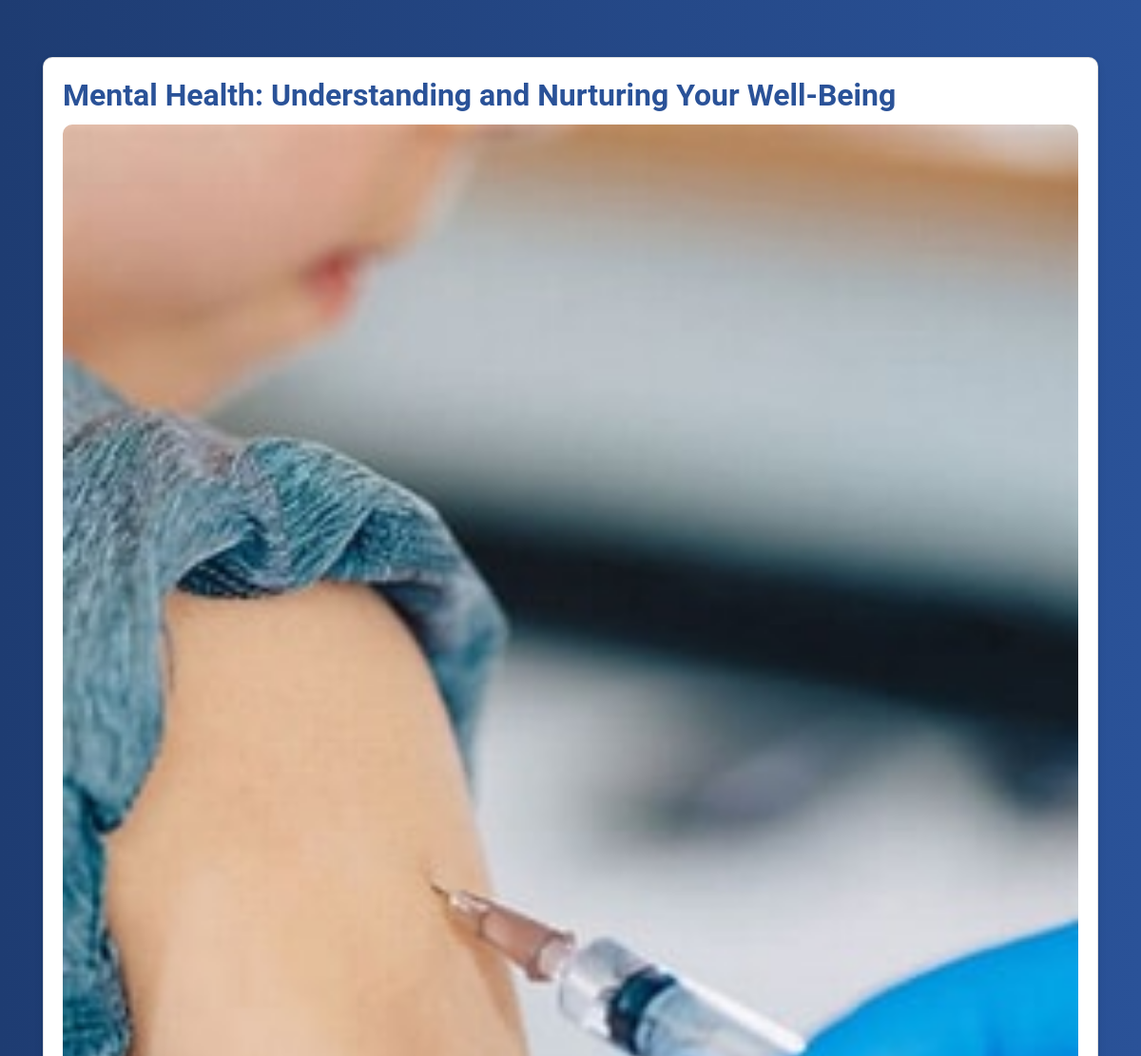
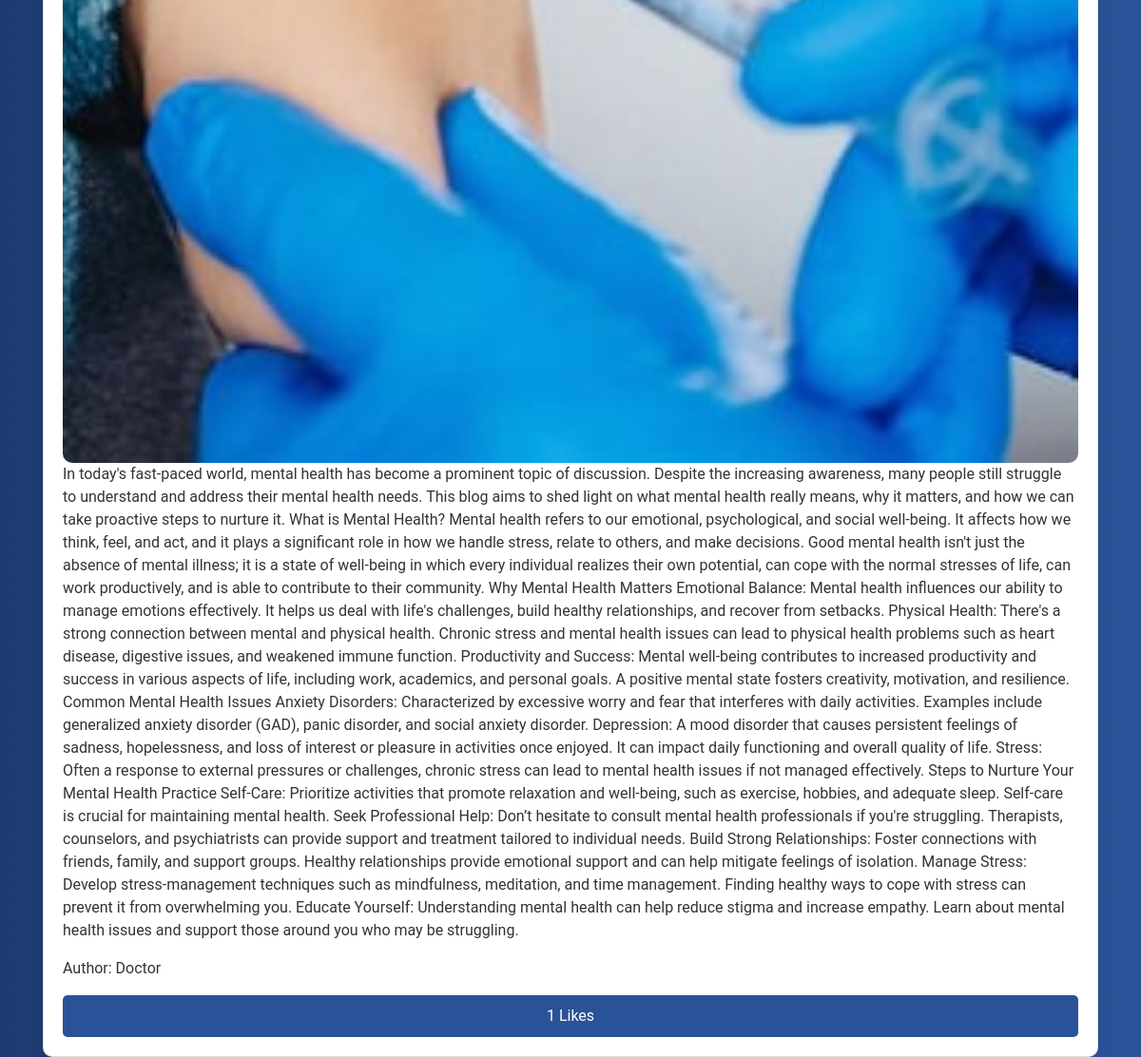
Screenshot of /blogs/1/ with the database file from the repository (2 pictures, top to bottom).
### users/models.py (models this page shows, shortened)
class BlogPost(models.Model):
    CATEGORY_CHOICES = [
        ('Mental Health', 'Mental Health'),
        ('Heart Disease', 'Heart Disease'),
        ('Covid19', 'Covid19'),
        ('Immunization', 'Immunization'),
    ]
    author = models.ForeignKey(settings.AUTH_USER_MODEL, on_delete=models.CASCADE)
    title = models.CharField(max_length=255)
    image = models.ImageField(upload_to='blog_images/')
    category = models.CharField(max_length=20, choices=CATEGORY_CHOICES)
    summary = models.TextField()
    content = models.TextField()
    is_draft = models.BooleanField(default=True)
    created_at = models.DateTimeField(auto_now_add=True)
    updated_at = models.DateTimeField(auto_now=True)
    likes = models.ManyToManyField(settings.AUTH_USER_MODEL, related_name='liked_posts', blank=True)
    class Meta:
        ordering = ['-created_at']

class User(AbstractUser):
    USER_TYPE_CHOICES = [
        ('patient', 'Patient'),
        ('doctor', 'Doctor'),
    ]
    user_type = models.CharField(max_length=10,choices=USER_TYPE_CHOICES,default='patient')
    profile_picture = models.ImageField(upload_to='profile_pics/',null=True,blank=True)
    address_line1 = models.CharField(max_length=255)
    city = models.CharField(max_length=100)
    state = models.CharField(max_length=100)
    pincode = models.CharField(max_length=10)

### users/views.py (the view)
# urls.py: path('blogs/<int:pk>/', BlogDetailView.as_view(), name='blog_detail'),
class BlogDetailView(View):
    def get(self, request, pk):
        post = get_object_or_404(BlogPost, pk=pk, is_draft=False)
        return render(request, 'blog_detail.html', {'post': post})

### users/templates/blog_detail.html (shortened to what this page needs)
<!DOCTYPE html>
<html lang="en">
<head>
    <link href="https://maxcdn.bootstrapcdn.com/bootstrap/4.5.2/css/bootstrap.min.css" rel="stylesheet">
</head>
<body>
    <div class="container">
        <div class="card">
            <h2 class="card-title">{{ post.title }}</h2>
            <img src="{{ post.image.url }}" alt="{{ post.title }}">
            <p class="card-text">{{ post.content }}</p>
            <p>Author: {{ post.author.username }}</p>
            <button id="like-button" class="like-button">{{ post.likes.count }} Likes</button>
        </div>
    </div>
</body>
</html>

### users/templates/blog_detail.html (style rules this page uses)
body { background: linear-gradient(to right, #1e3c72, #2a5298); color: #ffffff; font-family: 'Roboto', sans-serif; }
.container { margin-top: 60px; }
.card { background-color: #ffffff; color: #333333; padding: 20px; border-radius: 10px; box-shadow: 0 4px 8px rgba(0, 0, 0, 0.1); }
.card img { max-width: 100%; border-radius: 10px; }
.card-title { color: #2a5298; font-size: 2rem; font-weight: 600; }
.card-text { color: #333; }
.like-button { background-color: #2a5298; color: white; border: none; padding: 10px 20px; border-radius: 5px; cursor: pointer; }

### rows the page displays
BlogPost: title "Mental Health: Understanding and Nurturing Your Well-Being", image (picture), content "In today's fast-paced world, mental health has become a prominent topic of discussion. Despite the increasing awareness, many people still struggle to understand and address their mental health needs. This blog aims to shed light on what mental health really means, why it matters, and how we can take proactive steps to nurture it. What is Mental Health? Mental health refers to our emotional, psychological, and social well-being. It affects how we think, feel, and act, and it plays a significant role in how we handle stress, relate to others, and make decisions. Good mental health isn't just the absence of mental illness; it is a state of well-being in which every individual realizes their…", author.username "Doctor", likes.count "1"
